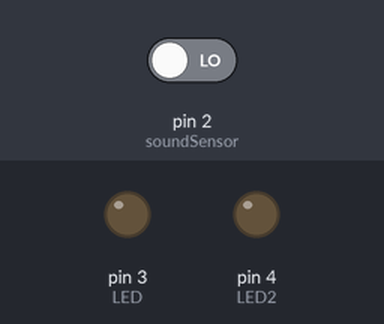
This sketch was run on a simulated Arduino Uno, built with avr-gcc and run on an emulated ATmega328P. On the bench: output pins drawn as LEDs (lit = HIGH). The inputs (shaded band) are chosen by the test bench; at power-on: pin 2 (soundSensor) LOW. What the sketch prints to the serial monitor is not drawn.

Above: at 1.2 s.
1.3 s: pin 2 (soundSensor) driven HIGH
At 3.6 s:
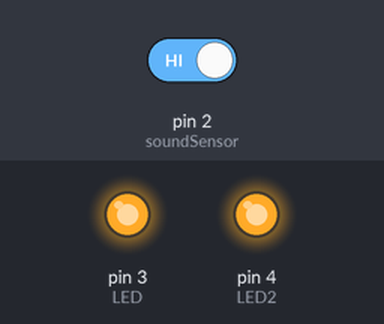
4.3 s: pin 2 (soundSensor) driven LOW
At 4.8 s:
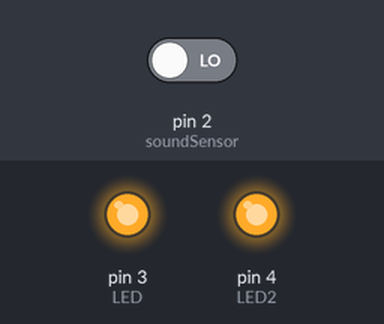
Timing chart, 0 to 7.3 s (numbered marks = the images above; inputs shaded):
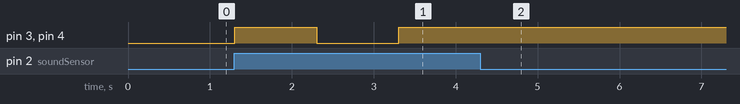

Measured:
- after the input at 1.3 s, pin 3 (LED), pin 4 (LED2): LOW → HIGH at once, → LOW 1.0 s later, → HIGH 1.0 s later
- after the input at 4.3 s, pin 3 (LED), pin 4 (LED2): stops changing and stays HIGH

The sketch:

led_clap.ino
```cpp
int soundSensor = 2;
int LED = 3;
int LED2 = 4;

void setup()
{
  Serial.begin(9600);
  pinMode (soundSensor, INPUT);
  pinMode (LED, OUTPUT);
  pinMode (LED2, OUTPUT);
}

void loop()
{
  //delay(20);
  int statusSensor = digitalRead (soundSensor);

  Serial.println(statusSensor);
  if (statusSensor == 1)
  {
    digitalWrite(LED, digitalRead(LED)^1);
    digitalWrite(LED2, digitalRead(LED2)^1);
    delay(1000);
 }
}
```
